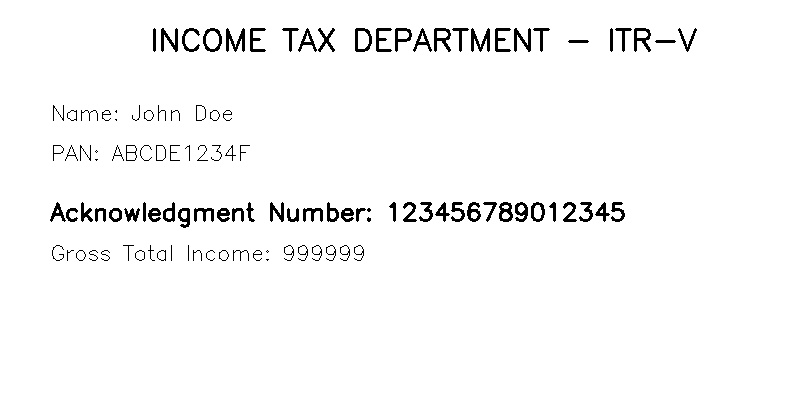
#> input picture data/debug/salaryslip/dummy_test_itr.jpg, 800 x 400 px
$ python -i image_forensics.py   (imports and definitions only)
#> lines starting #> are read from the running program, lines starting #| are printed output that depends on the picture; after the words box and inside, x2 and y2 are one past the last pixel; in counts of white or black regions, pixels touching at a corner belong together
from PIL import Image, ImageChops, ImageEnhance
import numpy as np
import cv2
import datetime
import os

def error_level_analysis(image_path, quality=90, threshold=25.0, output_dir="data/outputs/salaryslip"):
    """
    Error Level Analysis highlights digitally edited regions.
    Generates a visual heatmap overlaid onto the original image.
    """
    try:
        original = Image.open(image_path)
        # Convert to RGB if needed
        if original.mode != 'RGB':
            original = original.convert('RGB')

        output_dir = os.path.abspath(output_dir)
        os.makedirs(output_dir, exist_ok=True)
        temp_path = os.path.join(output_dir, "temp_resaved.jpg")
        original.save(temp_path, "JPEG", quality=quality)
        resaved = Image.open(temp_path)

        ela_image = ImageChops.difference(original, resaved)

        # Generate Heatmap mathematically for variance calculation, but don't save to disk!
        extrema = ela_image.getextrema()
        max_diff = max([ex[1] for ex in extrema])
        if max_diff == 0: max_diff = 1
        scale = 255.0 / max_diff
        ela_enhanced = ImageEnhance.Brightness(ela_image).enhance(scale)

        # We no longer generate or save the bluish COLORMAP_JET image
        # cv2.imwrite(heatmap_path, heatmap)

        heatmap_filename = None
        # ------------------------

        ela_array = np.array(ela_image)
        std_dev = ela_array.std()

        if std_dev > threshold:
            return "ELA_TAMPER_DETECTED", std_dev, heatmap_filename
        return "CLEAN", std_dev, heatmap_filename
    except Exception as e:
        return "ERROR", str(e), None

def verify_exif_data(image_path, max_age_minutes=30):
    """
    Check if EXIF exists and timestamp is recent.
    """
    try:
        img = Image.open(image_path)
        exif = img.getexif()

        if not exif:
            return "STRIPPED_EXIF", "No EXIF data found. Likely a saved image, not a live capture."

        # Extract DateTime (tag 306 usually)
        date_time_str = exif.get(306)
        if not date_time_str:
            return "MISSING_TIMESTAMP", "No DateTime in EXIF."

        try:
            capture_time = datetime.datetime.strptime(date_time_str, '%Y:%m:%d %H:%M:%S')
            now = datetime.datetime.now()
            age_minutes = (now - capture_time).total_seconds() / 60.0

            if age_minutes > max_age_minutes:
                return "OLD_PHOTO", f"Capture is {age_minutes:.1f} minutes old."

            return "VALID_EXIF", "Timestamp is recent."
        except ValueError:
            return "INVALID_DATE_FORMAT", "Could not parse EXIF DateTime."

    except Exception as e:
        return "ERROR", str(e)

def analyze_paper_texture(image_path, threshold=20.0):
    """
    Paper Texture vs Screen Glow Analysis
    Screen captures are perfectly uniform. Paper has micro texture.
    """
    img = cv2.imread(image_path, cv2.IMREAD_GRAYSCALE)
    if img is None:
        return "ERROR", "Could not load image."

    # Standard deviation of brightness
    std_dev = np.std(img)
    if std_dev < threshold:
        # Suspiciously uniform illumination
        return "SCREEN_GLOW_DETECTED", std_dev
    return "PAPER_TEXTURE_DETECTED", std_dev

def check_visual_logic_paradox(image_path):
    """
    Mock for Layer 7: Vision Language Model (VLM) Semantic Check.
    In production, this calls an AI vision model (like GPT-4o or Gemini Pro Vision)
    to look for contextual paradoxes that traditional CV and Math miss.
    """
    basename = os.path.basename(image_path).lower()
    if "new_slip" in basename:
        return "PARADOX_DETECTED", "Visual AI flagged a contradiction: Document contains a handwritten signature but footer text states no physical signature is required."
    return "LOGIC_CLEAN", "No visual paradoxes found."

def analyze_font_consistency(image_path, threshold=15.0):
    """
    Analyzes font weight and stroke thickness consistency across the document.
    Forged documents often paste numbers with slightly different font weights or aliasing.
    """
    img = cv2.imread(image_path, cv2.IMREAD_GRAYSCALE)
    if img is None:
        return "ERROR", 0

    # Apply Otsu's thresholding to isolate dark text on light background
    _, thresh = cv2.threshold(img, 0, 255, cv2.THRESH_BINARY_INV + cv2.THRESH_OTSU)

    # Distance transform calculates the distance to the closest zero pixel
    dist_transform = cv2.distanceTransform(thresh, cv2.DIST_L2, 3)

    # The values > 0 represent stroke thickness
    thickness_values = dist_transform[dist_transform > 0]

    if len(thickness_values) == 0:
        return "NO_TEXT", 0

    # Calculate standard deviation of stroke thickness
    std_dev_thickness = np.std(thickness_values)

    if std_dev_thickness > threshold:
        return "FONT_WEIGHT_INCONSISTENCY", std_dev_thickness
    return "FONT_CONSISTENT", std_dev_thickness

def run_image_forensics(image_path, output_dir="data/outputs/salaryslip"):
    """
    Runs all L1 Image Forensics checks.
    """
    ela_status, ela_val, heatmap_filename = error_level_analysis(image_path, output_dir=output_dir)
#> in error_level_analysis, original is the input picture: PIL image 800x400 RGB; min 0, max 255, mean 247.5
#> in error_level_analysis, `ela_image = ImageChops.difference(original, resaved)`:
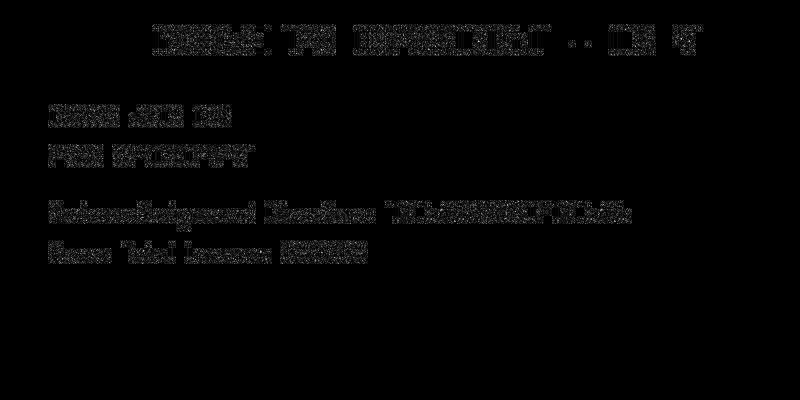
#> ela_image: PIL image 800x400 RGB; min 0, max 18, mean 0.228; drawn with min black and max white
#> in error_level_analysis, `extrema = ela_image.getextrema()`: extrema = ((0, 18), (0, 18), (0, 18))
#> in error_level_analysis, `max_diff = max([ex[1] for ex in extrema])`: max_diff = 18
#> in error_level_analysis, `scale = 255.0 / max_diff`: scale = 14.17
#> in error_level_analysis, `std_dev = ela_array.std()`: std_dev = 1
#> ela_status = 'CLEAN'; ela_val = 1
    exif_status, exif_val = verify_exif_data(image_path)
    texture_status, texture_val = analyze_paper_texture(image_path)
#> in analyze_paper_texture, `std_dev = np.std(img)`: std_dev = 42.77
#> texture_status = 'PAPER_TEXTURE_DETECTED'; texture_val = 42.77
    font_status, font_val = analyze_font_consistency(image_path)
#> in analyze_font_consistency, `_, thresh = cv2.threshold(img, 0, 255, cv2.THRESH_BINARY_INV + cv2.THR..`:
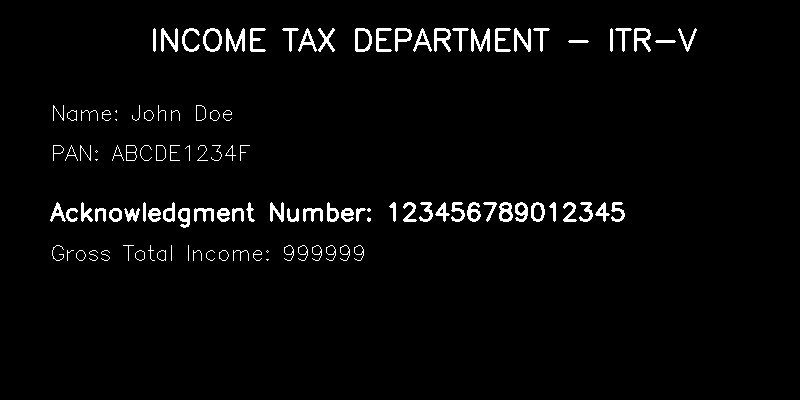
#> thresh: shape (400, 800); 2.9% white; 114 white regions (11 under 20 px), largest, box (x1, y1, x2, y2) and area: (226, 28, 245, 52) 231, (471, 28, 490, 52) 231, (434, 28, 451, 52) 201
#> in analyze_font_consistency, `dist_transform = cv2.distanceTransform(thresh, cv2.DIST_L2, 3)`:
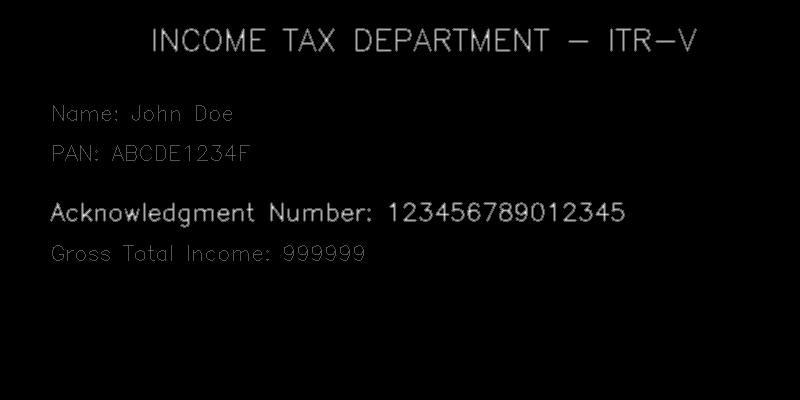
#> dist_transform: shape (400, 800) float32; min 0, max 2.87, mean 0.0352; drawn with min black and max white
#> in analyze_font_consistency, `thickness_values = dist_transform[dist_transform > 0]`: thickness_values = 9325 values, max 2.87 at index 1310, min 0.955 at index 0, mean 1.21
#> in analyze_font_consistency, `std_dev_thickness = np.std(thickness_values)`: std_dev_thickness = 0.402
#> font_status = 'FONT_CONSISTENT'; font_val = 0.402
    logic_status, logic_val = check_visual_logic_paradox(image_path)

    score = 0
    issues = []

    if ela_status == "ELA_TAMPER_DETECTED":
        score += 30
        issues.append(f"Digital tampering detected (ELA variance: {ela_val:.2f})")

    if exif_status in ["STRIPPED_EXIF", "MISSING_TIMESTAMP", "OLD_PHOTO"]:
        score += 5
        issues.append(f"Metadata warning: {exif_status} - {exif_val}")

    if texture_status == "SCREEN_GLOW_DETECTED":
        score += 15
        issues.append(f"Screen capture warning (Uniform brightness: {texture_val:.2f})")

    if font_status == "FONT_WEIGHT_INCONSISTENCY":
        score += 25
        issues.append(f"Font style/weight inconsistency detected (Stroke variance: {font_val:.2f})")

    if logic_status == "PARADOX_DETECTED":
        score += 100  # Massive Veto Penalty!
        issues.append(f"CRITICAL LOGICAL PARADOX: {logic_val}")

    return {
        "forensics_score": score,
        "forensics_issues": issues,
        "heatmap_filename": heatmap_filename,
        "details": {
            "ela": ela_status,
            "exif": exif_status,
            "texture": texture_status,
            "font_consistency": font_status
        }
    }

>>> result = run_image_forensics('../../../../data/debug/salaryslip/dummy_test_itr.jpg')
#> result = 4 items

$ run again, on data/debug/salaryslip/dummy_test_salary_slip.jpg
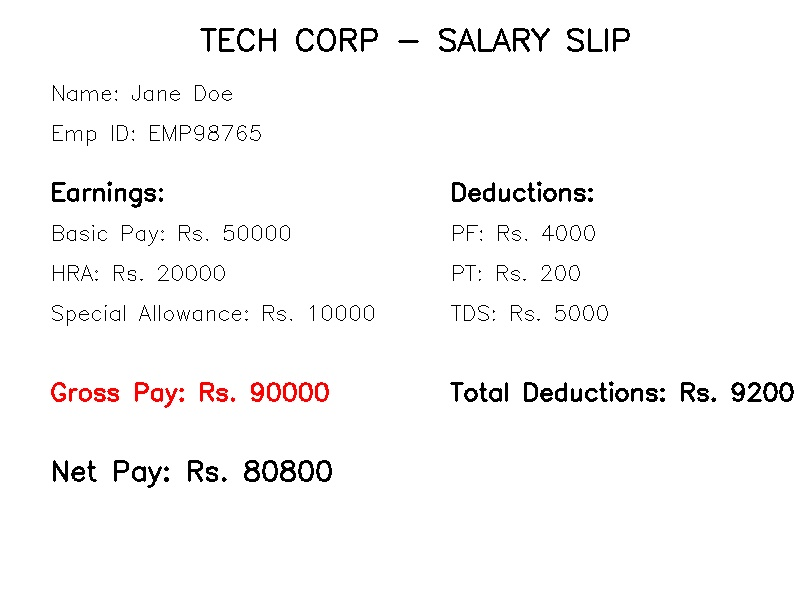
#> input picture data/debug/salaryslip/dummy_test_salary_slip.jpg, 800 x 600 px
#> in error_level_analysis, original is the input picture: PIL image 800x600 RGB; mean R, G, B 248.2, 247.4, 247.4
#> extrema = ((0, 57), (0, 34), (0, 43))
#> max_diff = 57
#> scale = 4.47
#> in error_level_analysis, `std_dev = ela_array.std()`: std_dev = 1.78
#> ela_status = 'CLEAN'; ela_val = 1.78
#> in analyze_paper_texture, `std_dev = np.std(img)`: std_dev = 41.56
#> texture_status = 'PAPER_TEXTURE_DETECTED'; texture_val = 41.56
#> in analyze_font_consistency, `_, thresh = cv2.threshold(img, 0, 255, cv2.THRESH_BINARY_INV + cv2.THR..`:
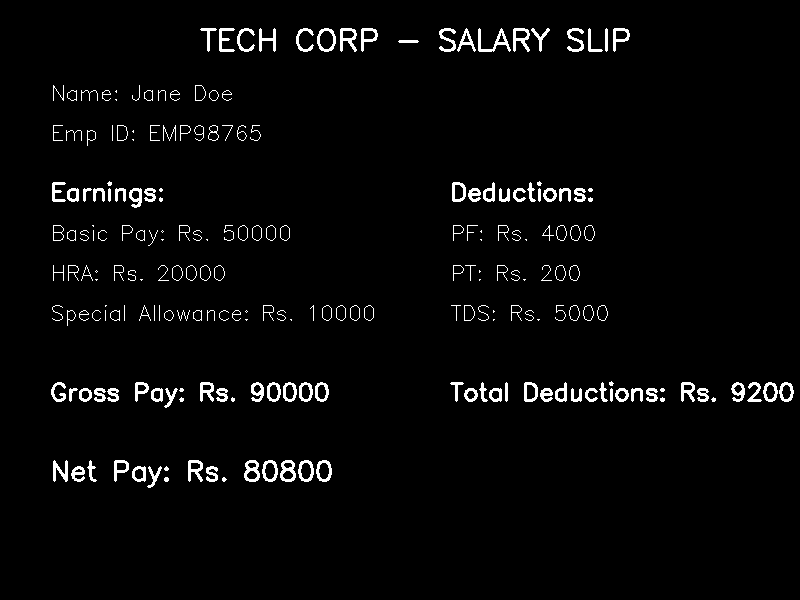
#> thresh: shape (600, 800); 2.9% white; 221 white regions (46 under 20 px), largest, box (x1, y1, x2, y2) and area: (478, 28, 511, 52) 248, (340, 28, 357, 52) 201, (513, 28, 530, 52) 201
#> in analyze_font_consistency, `dist_transform = cv2.distanceTransform(thresh, cv2.DIST_L2, 3)`:
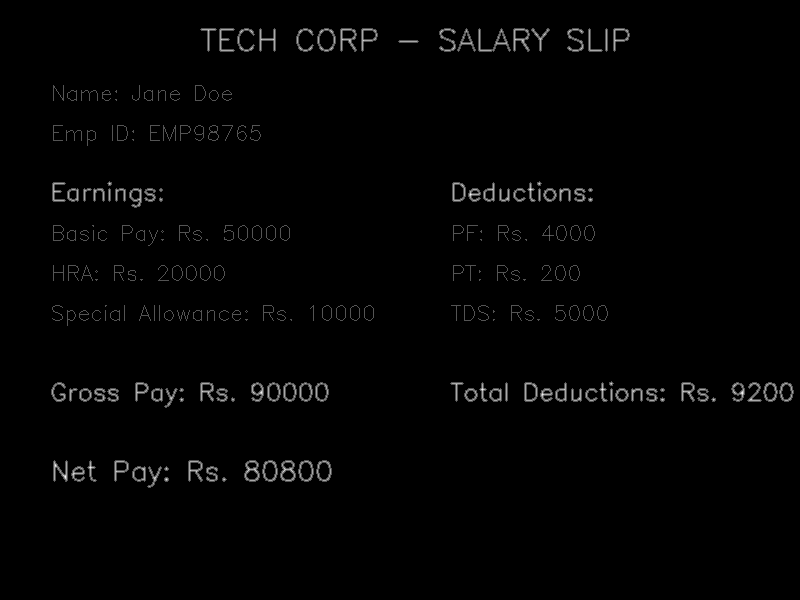
#> dist_transform: shape (600, 800) float32; min 0, max 2.87, mean 0.0345; drawn with min black and max white
#> thickness_values = 14143 values, max 2.87 at index 13549, min 0.955 at index 0, mean 1.17
#> std_dev_thickness = 0.37
#> font_status = 'FONT_CONSISTENT'; font_val = 0.37
#> result = 4 items

$ run again, on data/debug/salaryslip/new_slip.jpg
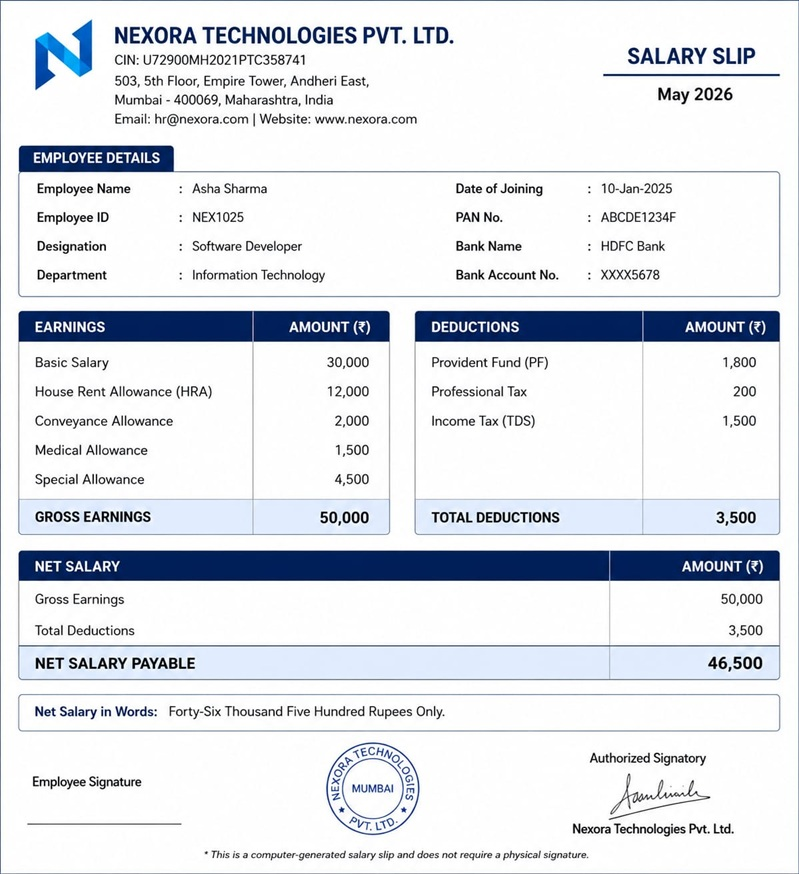
#> input picture data/debug/salaryslip/new_slip.jpg, 799 x 874 px
#> in error_level_analysis, original is the input picture: PIL image 799x874 RGB; mean R, G, B 223.7, 227.1, 232.7
#> extrema = ((0, 23), (0, 21), (0, 39))
#> max_diff = 39
#> scale = 6.54
#> in error_level_analysis, `std_dev = ela_array.std()`: std_dev = 1.72
#> ela_status = 'CLEAN'; ela_val = 1.72
#> in analyze_paper_texture, `std_dev = np.std(img)`: std_dev = 65.13
#> texture_status = 'PAPER_TEXTURE_DETECTED'; texture_val = 65.13
#> in analyze_font_consistency, `_, thresh = cv2.threshold(img, 0, 255, cv2.THRESH_BINARY_INV + cv2.THR..`:
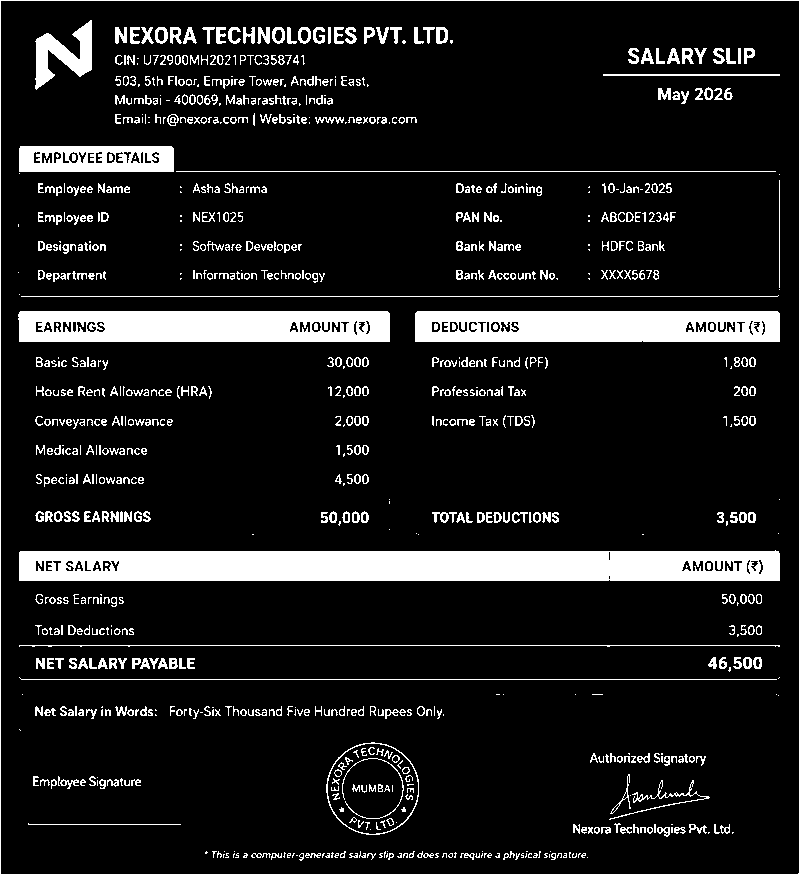
#> thresh: shape (874, 799); 11.4% white; 917 white regions (300 under 20 px), largest, box (x1, y1, x2, y2) and area: (19, 550, 780, 581) 22041, (18, 311, 390, 342) 10738, (415, 311, 780, 342) 10433
#> in analyze_font_consistency, `dist_transform = cv2.distanceTransform(thresh, cv2.DIST_L2, 3)`:
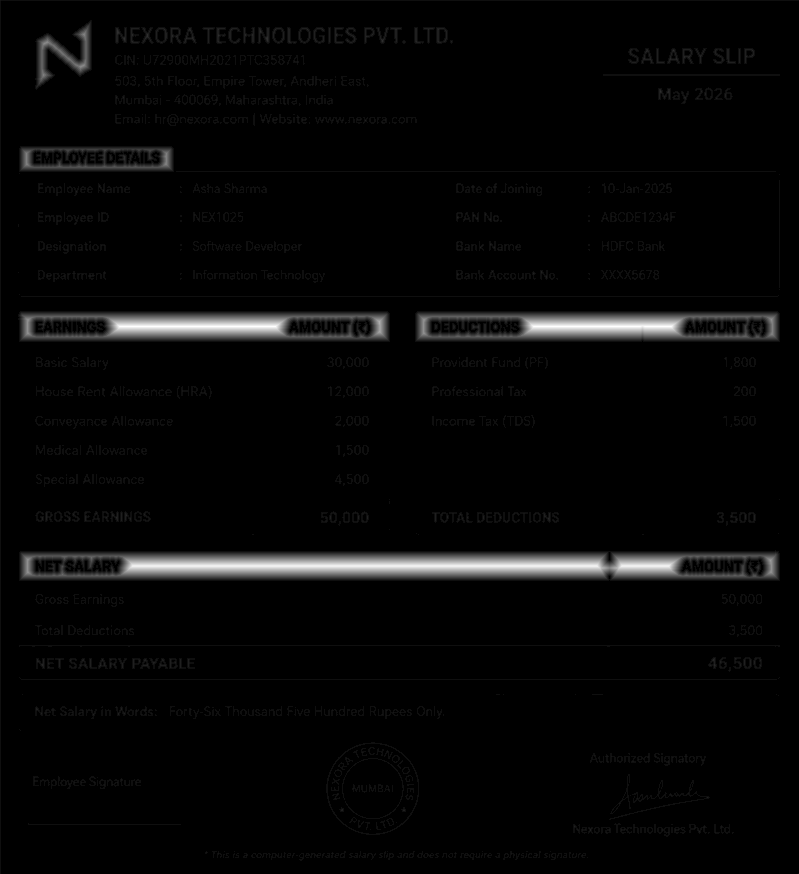
#> dist_transform: shape (874, 799) float32; min 0, max 15.28, mean 0.434; drawn with min black and max white
#> std_dev_thickness = 3.84
#> font_status = 'FONT_CONSISTENT'; font_val = 3.84
#> result = 4 items
